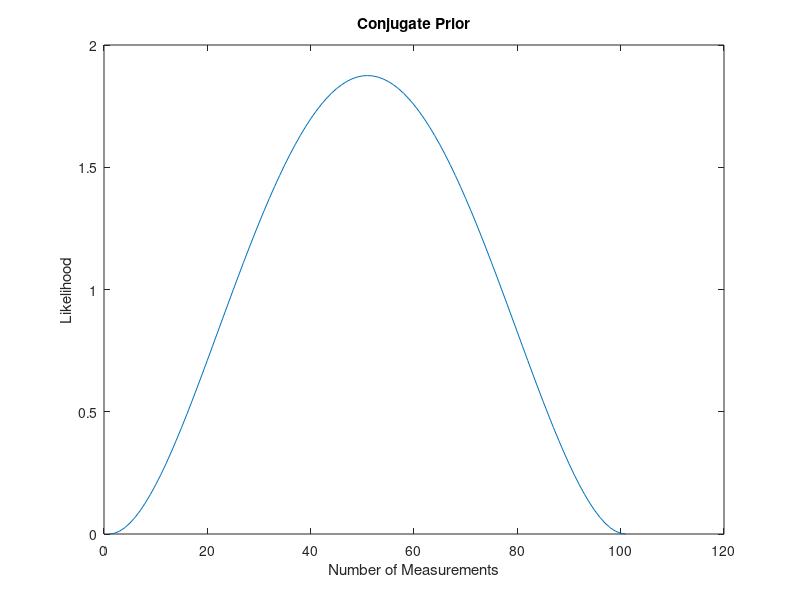
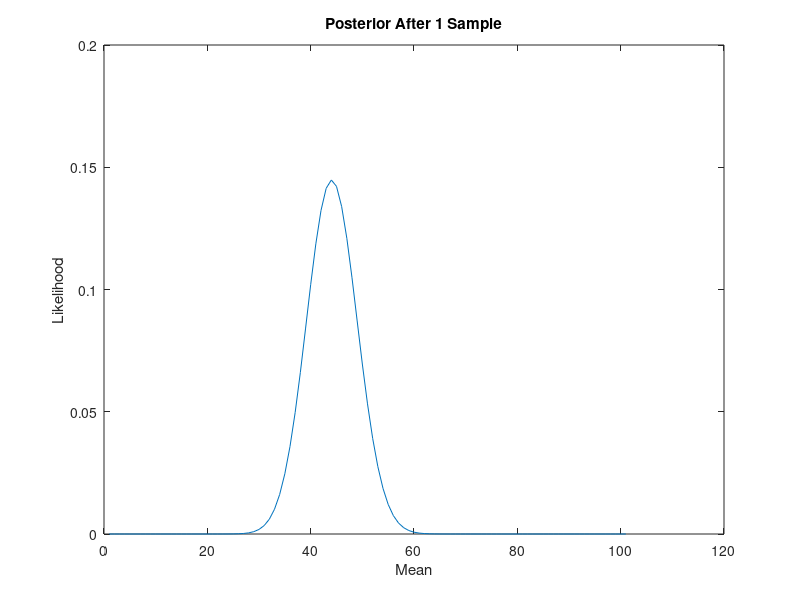
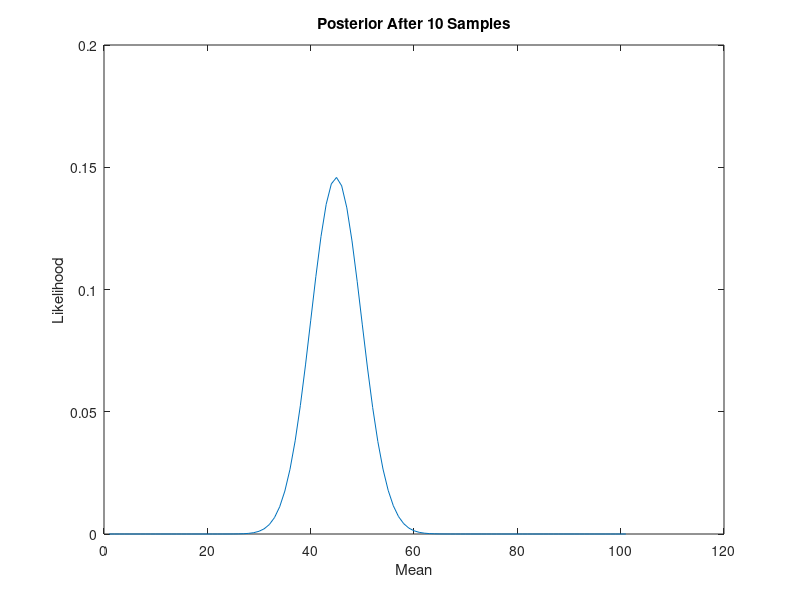
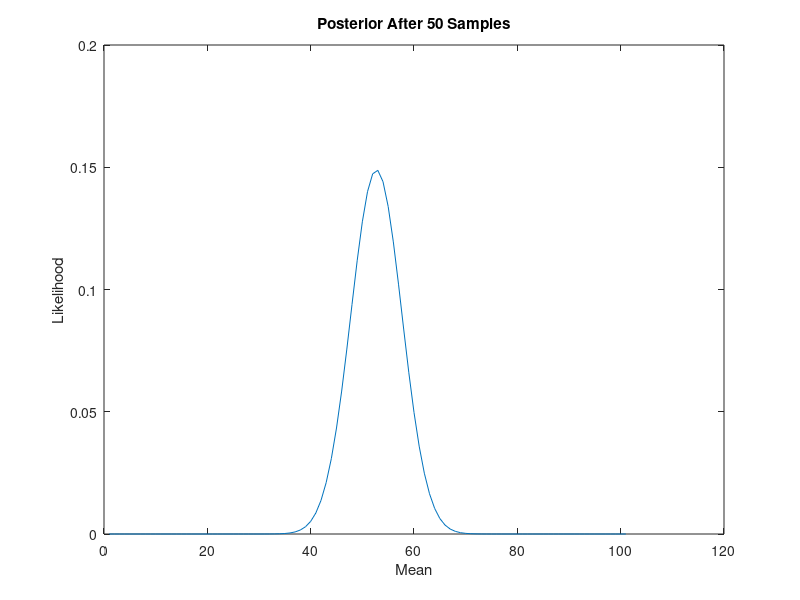

MATLAB code to generate these figures, in order:
close all;
clear all;
clc;

%%Part 1 - Binomial Random Variables 

N = 1;    %number of trials
p = 0.5;  %probability of success
n = 1;
m = 1000;

%MSE will take in the square errors from each iteration and find the
%average
mseML = zeros(n,m);
mseCP = zeros(n,m);
iterations = 100;

%hyperparameters if a and b are both 0, cp would work the same as ml
%Good Guess
a = 3;
b = 3;
%{
Bad Guess
a = 10
b = 3
%}

x=0:0.01:1;
prior = betapdf(x,a,b);
figure
plot(prior)
title('Conjugate Prior');
ylabel('Likelihood');
xlabel('Number of Measurements');

for i = 1:iterations
    %generate random variables from binomial distribution.
    z = binornd(N,p,[n,m]);
    %create variable to count number of ones
    num1 = 0;
    %create empty arrays that would give the mean of the numbers until the current
    %number(for ML) or the mean using the formula(for CP)
    %indexj 1 2  3   4  5
    %     z 0 0  1   1  0
    % avgML 0 0 .33 .5 .4
    avgML = ones(n,m);
    avgCP = ones(n,m);
    for j = 1:m
        %See if the number is a one
        if z(j) == 1
            num1 = num1 + 1;
        end
        %Maximum Likelihood
        if j ~= 1
            avgML(j) = (avgML(j-1)*(j-1)+z(j))/j;
        else
            avgML(j) = z(j);
        end
        %THIS IS A FASTER WAY BUT I FIGURED IT OUT LATER
        %avgML(j) = mean(z(1:j));
        %Conjugate Prior
        avgCP(j) = (num1+a)/(j+a+b);
    end
    %create an array that keeps track of the square of the difference 
    ...of each element and the real average. the average should get close to the real average 
    seML = (N*p-avgML).^2; %.^ takes each element from avgML and squares it. without the '.' , the matrix would multiply itself
    mseML = mseML + seML;
    
    seCP = (N*p-avgCP).^2;
    mseCP = mseCP + seCP;
end

%divide each element by the number of iterations to get the mean square
%error
mseML = mseML./iterations;
mseCP = mseCP./iterations;

%Integrate the plotting posteriors into the for loop
figure
x=0:1:100;
posterior1 = prior.*binopdf(x,100,avgCP(1));
plot(posterior1)
title('Posterior After 1 Sample');
ylabel('Likelihood');
xlabel('Mean');

figure
x=0:1:100;
posterior10 = prior.*binopdf(x,100,avgCP(10));
plot(posterior10)
title('Posterior After 10 Samples');
ylabel('Likelihood');
xlabel('Mean');

figure
x=0:1:100;
posterior50 = prior.*binopdf(x,100,avgCP(50));
plot(posterior50)
title('Posterior After 50 Samples');
ylabel('Likelihood');
xlabel('Mean');

figure
likelihood = binopdf(x,100,avgCP(m));
posteriorM = prior.*likelihood;
plot(posteriorM)
title('Final Posterior');
ylabel('Likelihood');
xlabel('Mean');

figure
plot(mseCP)
title('Binomial Distribution CP');
ylabel('Mean Square Error');
xlabel('Number of Measurements');

figure
plot(mseML)
title('Binomial Distribution ML');
ylabel('Mean Square Error');
xlabel('Number of Measurements');